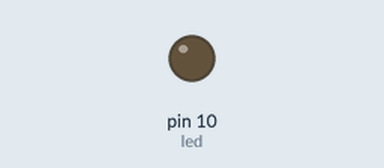
Simulated run of this sketch. Board: Arduino Uno, built with avr-gcc and run on an emulated ATmega328P. Shown: output pins drawn as LEDs (lit = HIGH).

Above: at 1.5 s.
At 12.97 s:
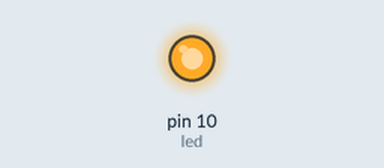
Timing chart, 0 to 13.3 s (numbered marks = the images above):
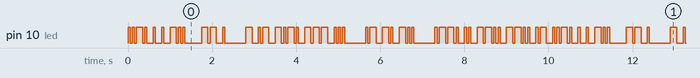

The sketch:

Arduino01Efrain.ino
```cpp
/*
  Blinker Morse Code

  Makes a LED blink to give a code in morse code.

  Code for the Lab 2 of the CS 207 class in University of Regina.
  modified 28 Sep 2017
  by Efrain Chavez


*/

int led = 10;
int uTime = 50;

// the setup function runs once when you press reset or power the board
void setup() {
  // initialize digital pin LED_BUILTIN as an output.
  pinMode(led, OUTPUT);
}

//create a method for calling dot in morse code
void dot(){
  digitalWrite(led, HIGH);
  delay(uTime);
  digitalWrite(led, LOW);
  delay(uTime);
}

//Create a method for calling dash in morse code
void dash(){
  digitalWrite(led, HIGH);
  delay(3*uTime);
  digitalWrite(led, LOW);
  delay(uTime);
}

//create a methof for calling a dot and space between letters
void dotF(){
  digitalWrite(led, HIGH);
  delay(uTime);
  digitalWrite(led, LOW);
  delay(3*uTime);
}

//create a methof for calling a dash and space between letters
void dashF(){
  digitalWrite(led, HIGH);
  delay(3*uTime);
  digitalWrite(led, LOW);
  delay(3*uTime);
}

//method for calling space between words
void wSpace(){
  delay(7*uTime);
}

// the loop function runs over and over again forever
void loop() {

  //I'll use the methods created before to easily call the
  //message "FEED ME TACOS AND PIZZA"
  //F dot dot dash dot
  dot();
  dot();
  dash();
  dotF();

  //E dot
  dotF();
  //E dot
  dotF();
  //D dash dot dot
  dash();
  dot();
  dot();

  // space
  wSpace();
  //M dash dash
  dash();
  dashF();
  //E dot
  dotF();
  //
  wSpace();
  //T - dash
  dashF();

  //A - dot dash
  dot();
  dashF();
  //C - dash dot dash dot
  dash();
  dot();
  dash();
  dotF();
  //O - dash dash dash
  dash();
  dash();
  dashF();
  //S - dot dot dot
  dot();
  dot();
  dotF();
  // space
  wSpace();
  //A dot dash
  dot();
  dashF();
  //N dash dot
  dash();
  dotF();
  //D dash dot dot
  dash();
  dot();
  dotF();
  //
  wSpace();
  //P dot dash dash dot
  dot();
  dash();
  dash();
  dotF();

  //I dot dot
  dot();
  dotF();
  //Z dash dash dot dot
  dash();
  dash();
  dot();
  dotF();
  //Z dash dash dot dot
  dash();
  dash();
  dot();
  dotF();
  //A dot dash
  dot();
  dashF();

}
```

Measured:
- by itself, pin 10 (led): moves between LOW and HIGH, repeating every 10.1 s
